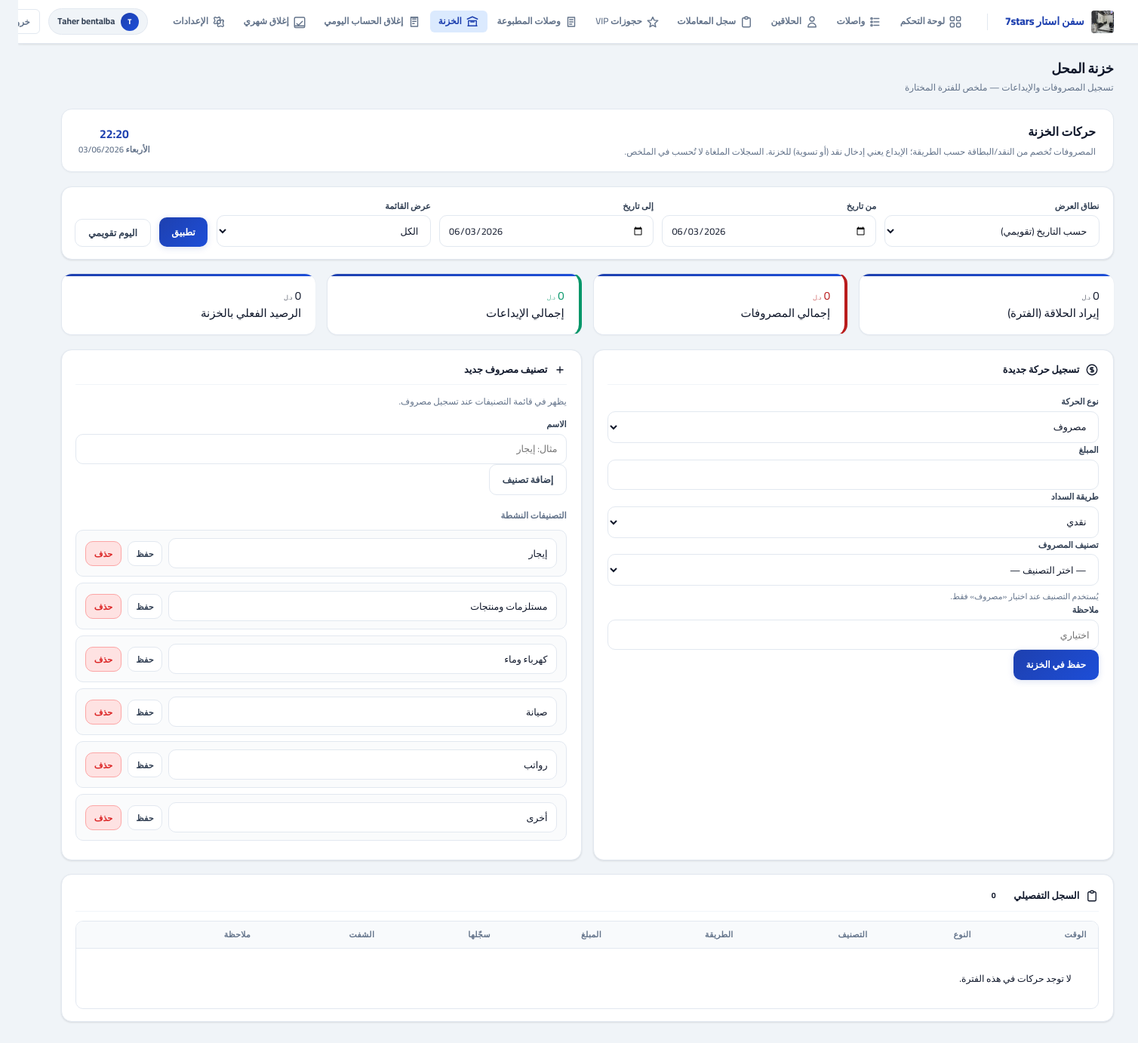
/app/treasury/?scope=date (signed in), run on an earlier commit of the app's database.
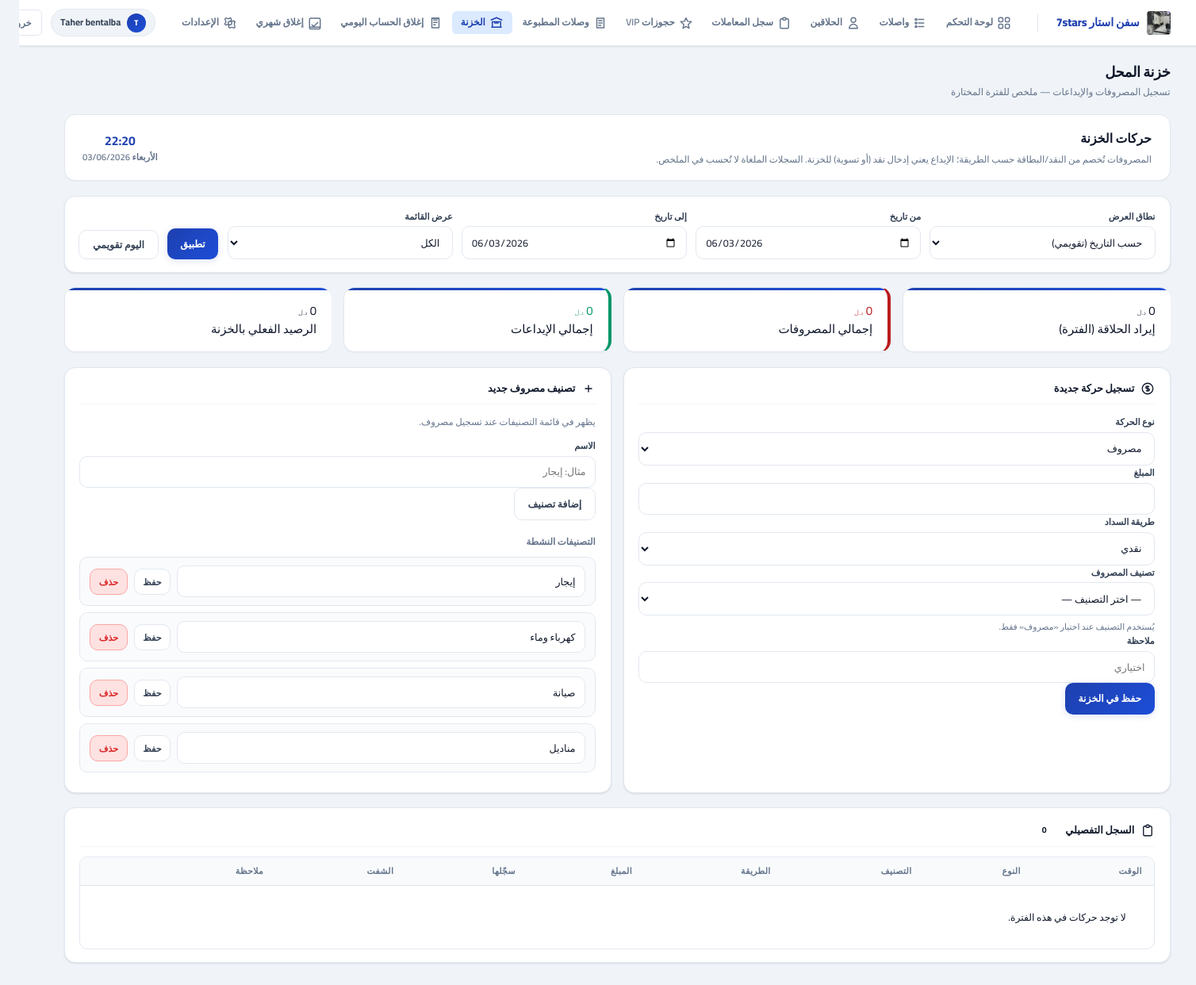
And on a later commit of the database.
### core/models.py (models this page shows)
class TimestampedModel(models.Model):
    created_at = models.DateTimeField(auto_now_add=True, db_index=True)
    updated_at = models.DateTimeField(auto_now=True, db_index=True)
    class Meta:
        abstract = True

class ExpenseCategory(TimestampedModel):
    name = models.CharField(max_length=80, unique=True)
    sort_order = models.PositiveSmallIntegerField(default=0)
    is_active = models.BooleanField(default=True)
    class Meta:
        ordering = ["sort_order", "name"]
    def __str__(self) -> str:
        return self.name

### barber_ms/views.py (the view, shortened to what this page needs)
# urls.py: path("treasury/", views.treasury_view, name="treasury"),
@login_required
def treasury_view(request):
    if not _is_cashier_or_admin(request.user):
        messages.error(request, "الخزنة متاحة للكاشير والمدير فقط.")
        return redirect("frontend:dashboard")
    scope = parse_report_scope(request, prefer_open_shift=True)
    kind = request.GET.get("kind", "").strip()
    shift_choices = recent_shifts_for_close(limit=50)
    ticket_base = Ticket.objects.filter(status=TicketStatus.COMPLETED)
    vip_base = VIPBooking.objects.filter(status="completed")
    treasury_base = TreasuryEntry.objects.filter(is_voided=False)
    barber_rev = (
        filter_tickets(ticket_base, scope).aggregate(v=Sum("total"))["v"] or Decimal("0")
    )
    vip_rev = (
        filter_vip_bookings(vip_base, scope).aggregate(v=Sum("paid_amount"))["v"] or Decimal("0")
    )
    total_revenue = barber_rev + vip_rev
    summary_base = filter_treasury_entries(treasury_base, scope)
    total_expense = (
        summary_base.filter(entry_type=TreasuryEntryType.EXPENSE).aggregate(v=Sum("amount"))["v"]
        or Decimal("0")
    )
    total_deposit = (
        summary_base.filter(entry_type=TreasuryEntryType.DEPOSIT).aggregate(v=Sum("amount"))["v"]
        or Decimal("0")
    )
    net_movement = total_revenue + total_deposit - total_expense
    list_qs = filter_treasury_entries(
        TreasuryEntry.objects.select_related(
            "category", "recorded_by", "shift", "voided_by"
        ),
        scope,
    )
    if kind == "expense":
        list_qs = list_qs.filter(entry_type=TreasuryEntryType.EXPENSE)
    elif kind == "deposit":
        list_qs = list_qs.filter(entry_type=TreasuryEntryType.DEPOSIT)
    entries_qs = list_qs.order_by("-created_at")
    paginator, entries_page = paginate_queryset(
        request, entries_qs, per_page=TREASURY_PER_PAGE
    )
    entry_form = TreasuryEntryForm()
    category_form = ExpenseCategoryForm()
    categories = ExpenseCategory.objects.filter(is_active=True).order_by("sort_order", "name")
    return render(
        request,
        "frontend/treasury.html",
        {
            "entries_page": entries_page,
            "paginator": paginator,
            "query_string": querystring_excluding_page(request),
            "summary": {
                "total_revenue": total_revenue,
                "total_expense": total_expense,
                "total_deposit": total_deposit,
                "net_movement": net_movement,
            },
            "filter_scope": scope.mode,
            "filter_shift": scope.shift,
            "filter_shift_range": shift_display_range(scope.shift) if scope.shift else "",
            "shift_choices": shift_choices,
            "filter_from": scope.from_date.isoformat() if scope.from_date else "",
            "filter_to": scope.to_date.isoformat() if scope.to_date else "",
            "filter_kind": kind,
            "entry_form": entry_form,
            "category_form": category_form,
            "categories": categories,
        },
    )

### barber_ms/forms.py
class ExpenseCategoryForm(forms.ModelForm):
    class Meta:
        model = ExpenseCategory
        fields = ["name", "is_active"]
        widgets = {
            "name": forms.TextInput(attrs={"class": "field-input", "placeholder": "مثال: إيجار"}),
        }

### barber_ms/context_processors.py (called while the page is built)
def _time_greeting_ar() -> str:
    h = timezone.localtime().hour
    if 5 <= h < 12:
        return "صباح الخير"
    if 12 <= h < 17:
        return "طاب نهارك"
    if 17 <= h < 22:
        return "مساء الخير"
    return "أهلاً بك"

def system_settings(request):
    try:
        qs = SystemSetting.objects.filter(key__in=_DEFAULTS.keys()).values_list("key", "value")
        stored = dict(qs)
    except Exception:
        stored = {}
    merged = {k: stored.get(k) or v for k, v in _DEFAULTS.items()}
    theme_key = merged.get("theme", "ocean")
    theme = THEMES.get(theme_key, THEMES["ocean"])
    now_local = timezone.localtime()
    return {
        "sys": merged,
        "theme": theme,
        "themes": THEMES,
        "time_greeting": _time_greeting_ar(),
        "now_local": now_local,
        "weekday_ar": _AR_WEEKDAYS[now_local.weekday()],
        "barber_login_enabled": merged.get("barber_login_enabled", "0") == "1",
    }

### templates/frontend/treasury.html (shortened to what the changed rows need)
{% extends "frontend/base.html" %}
{% block content %}
<div class="page-hero">
  <div class="ph-text">
    <h2 style="margin:0;font-size:1.05rem;font-weight:800">حركات الخزنة</h2>
  </div>
</div>
<div class="grid-2" style="margin-bottom:18px">
  {% if request.user.role == "ADMIN" or request.user.is_superuser %}
  <div class="card-accent">
    <div class="card-accent-inner">
      <div style="margin-top:18px">
        {% for c in categories %}
        <div class="exp-cat-row" style="display:flex;align-items:center;gap:8px;flex-wrap:wrap;margin-bottom:8px;padding:10px 12px;border:1px solid var(--border);border-radius:10px;background:#fafbfc">
          <form method="post" style="display:flex;align-items:center;gap:8px;flex:1;min-width:200px">
            <input type="text" name="category_name" value="{{ c.name }}" class="field-input" maxlength="80" required style="flex:1;min-width:120px">
            <button type="submit" class="btn btn-o btn-sm">حفظ</button>
          </form>
          <form method="post" class="swal-confirm-form"
                data-swal-title="حذف التصنيف"
                data-swal-text="حذف «{{ c.name|escapejs }}»؟ إن وُجدت مصروفات مرتبطة يُوقف التصنيف فقط."
                data-swal-icon="warning">
            <button type="submit" class="btn btn-d btn-sm">حذف</button>
          </form>
        </div>
        {% empty %}
        <p style="font-size:.74rem;color:var(--muted);margin:0">لا توجد تصنيفات بعد.</p>
        {% endfor %}
      </div>
    </div>
  </div>
  {% endif %}
</div>
<div class="card-accent">
  <div class="card-accent-inner">
    <div class="tbl-wrap" style="margin-top:12px">
      <table>
        <thead>
          <tr>
            <th>الوقت</th>
            <th>النوع</th>
            <th>التصنيف</th>
            <th>الطريقة</th>
            <th>المبلغ</th>
            <th>سجّلها</th>
            <th>الشفت</th>
            <th>ملاحظة</th>
            {% if request.user.role == "ADMIN" or request.user.is_superuser %}<th></th>{% endif %}
          </tr>
        </thead>
      </table>
    </div>
  </div>
</div>
{% endblock %}

What changed in the data, as far as the page shows it:
removed ExpenseCategory: category_name "مستلزمات ومنتجات"
removed ExpenseCategory: category_name "رواتب"
removed ExpenseCategory: category_name "أخرى"
added ExpenseCategory: category_name "مناديل"
